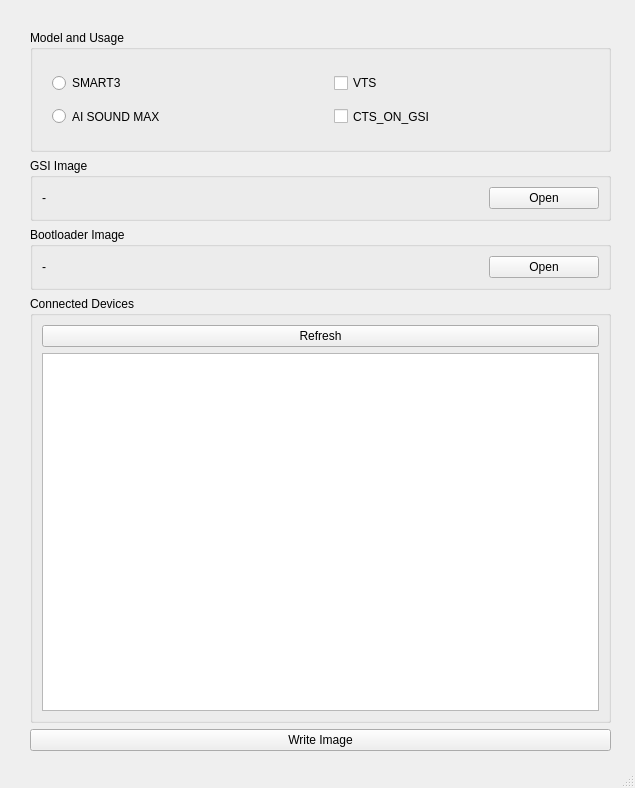
<?xml version="1.0" encoding="UTF-8"?>
<ui version="4.0">
 <class>MainWindow</class>
 <widget class="QMainWindow" name="MainWindow">
  <property name="geometry">
   <rect>
    <x>0</x>
    <y>0</y>
    <width>635</width>
    <height>788</height>
   </rect>
  </property>
  <property name="sizePolicy">
   <sizepolicy hsizetype="Expanding" vsizetype="Expanding">
    <horstretch>1</horstretch>
    <verstretch>1</verstretch>
   </sizepolicy>
  </property>
  <property name="maximumSize">
   <size>
    <width>16777215</width>
    <height>16777215</height>
   </size>
  </property>
  <property name="windowTitle">
   <string>MainWindow</string>
  </property>
  <widget class="QWidget" name="centralwidget">
   <widget class="QWidget" name="verticalLayoutWidget_3">
    <property name="geometry">
     <rect>
      <x>20</x>
      <y>20</y>
      <width>601</width>
      <height>741</height>
     </rect>
    </property>
    <layout class="QVBoxLayout" name="verticalLayout_4" stretch="2,1,0,7,0">
     <property name="leftMargin">
      <number>10</number>
     </property>
     <property name="topMargin">
      <number>10</number>
     </property>
     <property name="rightMargin">
      <number>10</number>
     </property>
     <property name="bottomMargin">
      <number>10</number>
     </property>
     <item>
      <widget class="QGroupBox" name="groupBox_select_model">
       <property name="sizePolicy">
        <sizepolicy hsizetype="Expanding" vsizetype="Expanding">
         <horstretch>1</horstretch>
         <verstretch>1</verstretch>
        </sizepolicy>
       </property>
       <property name="minimumSize">
        <size>
         <width>7</width>
         <height>0</height>
        </size>
       </property>
       <property name="title">
        <string>Model and Usage</string>
       </property>
       <layout class="QHBoxLayout" name="horizontalLayout_2" stretch="1,1">
        <item>
         <layout class="QVBoxLayout" name="verticalLayout_2" stretch="1,1">
          <property name="leftMargin">
           <number>10</number>
          </property>
          <property name="topMargin">
           <number>10</number>
          </property>
          <property name="rightMargin">
           <number>10</number>
          </property>
          <property name="bottomMargin">
           <number>10</number>
          </property>
          <item>
           <widget class="QRadioButton" name="radioButton_SMART3">
            <property name="sizePolicy">
             <sizepolicy hsizetype="Expanding" vsizetype="Expanding">
              <horstretch>1</horstretch>
              <verstretch>1</verstretch>
             </sizepolicy>
            </property>
            <property name="text">
             <string>SMART3</string>
            </property>
           </widget>
          </item>
          <item>
           <widget class="QRadioButton" name="radioButton_SoundMax">
            <property name="sizePolicy">
             <sizepolicy hsizetype="Expanding" vsizetype="Expanding">
              <horstretch>1</horstretch>
              <verstretch>1</verstretch>
             </sizepolicy>
            </property>
            <property name="text">
             <string>AI SOUND MAX</string>
            </property>
           </widget>
          </item>
         </layout>
        </item>
        <item>
         <layout class="QVBoxLayout" name="verticalLayout_6" stretch="1,1">
          <property name="leftMargin">
           <number>10</number>
          </property>
          <property name="topMargin">
           <number>10</number>
          </property>
          <property name="rightMargin">
           <number>10</number>
          </property>
          <property name="bottomMargin">
           <number>10</number>
          </property>
          <item>
           <widget class="QCheckBox" name="checkBox_vts">
            <property name="sizePolicy">
             <sizepolicy hsizetype="Expanding" vsizetype="Expanding">
              <horstretch>1</horstretch>
              <verstretch>1</verstretch>
             </sizepolicy>
            </property>
            <property name="text">
             <string>VTS</string>
            </property>
           </widget>
          </item>
          <item>
           <widget class="QCheckBox" name="checkBox_cts">
            <property name="sizePolicy">
             <sizepolicy hsizetype="Expanding" vsizetype="Expanding">
              <horstretch>1</horstretch>
              <verstretch>1</verstretch>
             </sizepolicy>
            </property>
            <property name="text">
             <string>CTS_ON_GSI</string>
            </property>
            <property name="autoExclusive">
             <bool>false</bool>
            </property>
           </widget>
          </item>
         </layout>
        </item>
       </layout>
      </widget>
     </item>
     <item>
      <widget class="QGroupBox" name="groupBox_Image_select">
       <property name="sizePolicy">
        <sizepolicy hsizetype="Expanding" vsizetype="Expanding">
         <horstretch>1</horstretch>
         <verstretch>1</verstretch>
        </sizepolicy>
       </property>
       <property name="mouseTracking">
        <bool>true</bool>
       </property>
       <property name="title">
        <string>GSI Image</string>
       </property>
       <layout class="QHBoxLayout" name="horizontalLayout" stretch="8,2">
        <item>
         <widget class="QLabel" name="label_GSI">
          <property name="sizePolicy">
           <sizepolicy hsizetype="Expanding" vsizetype="Expanding">
            <horstretch>1</horstretch>
            <verstretch>1</verstretch>
           </sizepolicy>
          </property>
          <property name="text">
           <string>-</string>
          </property>
         </widget>
        </item>
        <item>
         <widget class="QPushButton" name="pushButton_FO">
          <property name="sizePolicy">
           <sizepolicy hsizetype="Expanding" vsizetype="Expanding">
            <horstretch>1</horstretch>
            <verstretch>1</verstretch>
           </sizepolicy>
          </property>
          <property name="text">
           <string>Open</string>
          </property>
         </widget>
        </item>
       </layout>
      </widget>
     </item>
     <item>
      <widget class="QGroupBox" name="groupBox_Image_select_2">
       <property name="sizePolicy">
        <sizepolicy hsizetype="Expanding" vsizetype="Expanding">
         <horstretch>1</horstretch>
         <verstretch>1</verstretch>
        </sizepolicy>
       </property>
       <property name="mouseTracking">
        <bool>true</bool>
       </property>
       <property name="title">
        <string>Bootloader Image</string>
       </property>
       <layout class="QHBoxLayout" name="horizontalLayout_4" stretch="8,2">
        <item>
         <widget class="QLabel" name="label_BI">
          <property name="sizePolicy">
           <sizepolicy hsizetype="Expanding" vsizetype="Expanding">
            <horstretch>1</horstretch>
            <verstretch>1</verstretch>
           </sizepolicy>
          </property>
          <property name="text">
           <string>-</string>
          </property>
         </widget>
        </item>
        <item>
         <widget class="QPushButton" name="pushButton_FO2">
          <property name="sizePolicy">
           <sizepolicy hsizetype="Expanding" vsizetype="Expanding">
            <horstretch>1</horstretch>
            <verstretch>1</verstretch>
           </sizepolicy>
          </property>
          <property name="minimumSize">
           <size>
            <width>0</width>
            <height>0</height>
           </size>
          </property>
          <property name="text">
           <string>Open</string>
          </property>
         </widget>
        </item>
       </layout>
      </widget>
     </item>
     <item>
      <layout class="QVBoxLayout" name="verticalLayout">
       <property name="leftMargin">
        <number>0</number>
       </property>
       <property name="topMargin">
        <number>0</number>
       </property>
       <property name="rightMargin">
        <number>0</number>
       </property>
       <property name="bottomMargin">
        <number>0</number>
       </property>
       <item>
        <widget class="QGroupBox" name="groupBox_connecte_devices">
         <property name="sizePolicy">
          <sizepolicy hsizetype="Expanding" vsizetype="Expanding">
           <horstretch>1</horstretch>
           <verstretch>1</verstretch>
          </sizepolicy>
         </property>
         <property name="title">
          <string>Connected Devices</string>
         </property>
         <layout class="QVBoxLayout" name="verticalLayout_5">
          <item>
           <widget class="QPushButton" name="pushButton_Refresh">
            <property name="text">
             <string>Refresh</string>
            </property>
           </widget>
          </item>
          <item>
           <widget class="QListWidget" name="listWidget_dev">
            <property name="sizePolicy">
             <sizepolicy hsizetype="Expanding" vsizetype="Expanding">
              <horstretch>1</horstretch>
              <verstretch>1</verstretch>
             </sizepolicy>
            </property>
           </widget>
          </item>
         </layout>
        </widget>
       </item>
      </layout>
     </item>
     <item>
      <widget class="QPushButton" name="pushButton_WI">
       <property name="text">
        <string>Write Image</string>
       </property>
      </widget>
     </item>
    </layout>
   </widget>
  </widget>
  <widget class="QStatusBar" name="statusbar"/>
 </widget>
 <resources/>
 <connections/>
</ui>
